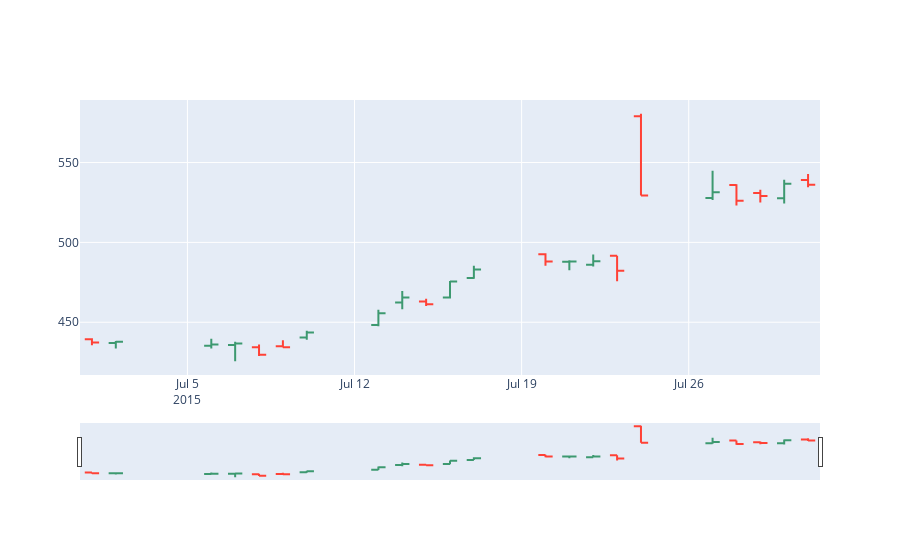

The cell this chart's notebook holds for it:
### Code cell
# Gráfico OHLC Amazon (En un mes)
rango_ohlc = go.Ohlc(x=df_amazon.loc['2015-07'].index,
                     open=df_amazon.loc['2015-07'].Open,
                     high=df_amazon.loc['2015-07'].High,
                     low=df_amazon.loc['2015-07'].Low,
                     close=df_amazon.loc['2015-07'].Close)
data = [rango_ohlc]
iplot(data)
